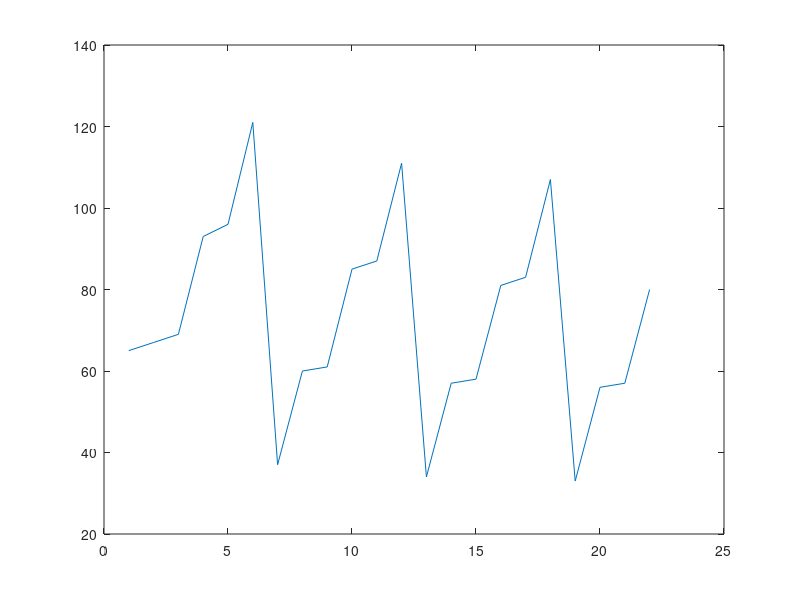

The MATLAB script that drew this image:
clear;clc                   % clears console 
wolf(1) = 65;               % beginning of year 1 
birth = 0.065;              % natural birth rate 
death = 0.032;              % natural death rate 
bacterial_infection = 0.70; % reduces population 
deltat = 1;                 % time step: year
%{
for t = 1:21                                                    % loops 21-year period
    wolf(t + 1) = wolf(t) + deltat * (birth - death) * wolf(t); % computes population growth
    if (mod(t, 2) != 0 && t > 1)                                % checks if year is odd
        wolf(t + 1) = wolf(t + 1) + 22;                         % wolves from neighboring Idaho 
    end                                                         % ends check
    if (mod(t, 2) == 0)                                         % checks if year is even
        wolf(t + 1) = wolf(t + 1) * (1 - bacterial_infection);  % computes population after outbreak
    end                                                         % ends check
    wolf(t + 1) = floor(wolf(t + 1));                           % makes whole wolf 
end                                                             % ends loop 
fprintf("At beginning of year 22: %d wolves\n", wolf(22))       % prints result
plot(1:22, wolf) % plot of wolf population as function of time for 21-year period 
%}

for t = 1:21                                                    % loops 21-year period
    wolf(t + 1) = wolf(t) + deltat * (birth - death) * wolf(t); % computes population growth
    if (mod(t, 2) != 0 && t > 1)                                % checks if year is odd
        wolf(t + 1) = wolf(t + 1) + 22;                         % wolves from neighboring Idaho 
    end                                                         % ends check
    if (mod(t, 6) == 0)                                         % checks if year is sixth
	wolf(t + 1) = wolf(t + 1) * (1 - bacterial_infection);  % computes population after outbreak
    end                                                         % ends check
    wolf(t + 1) = floor(wolf(t + 1));                           % makes whole wolf 
end                                                             % ends loop 
fprintf("At beginning of year 22: %d wolves\n", wolf(22))       % prints result
plot(1:22, wolf) % plot of wolf population as function of time for 21-year period
